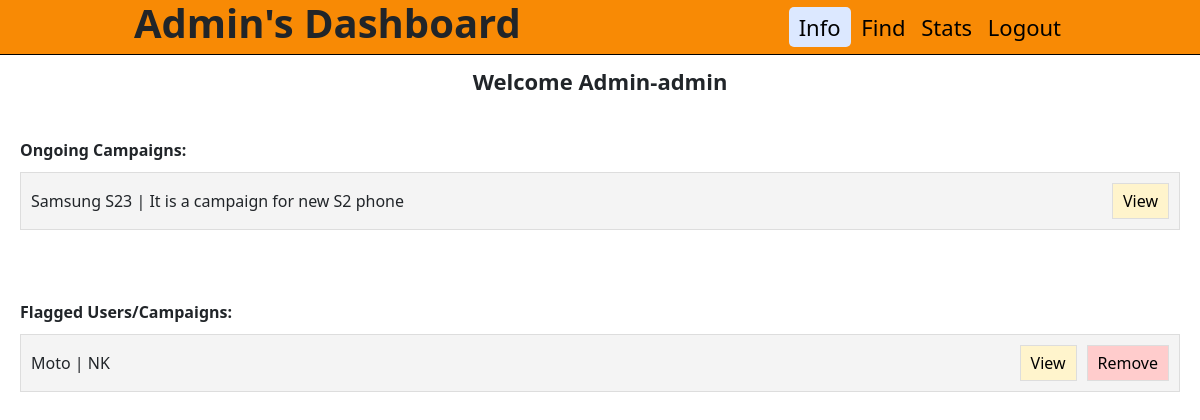
Before: /admindashboard (signed in) with the older database file.
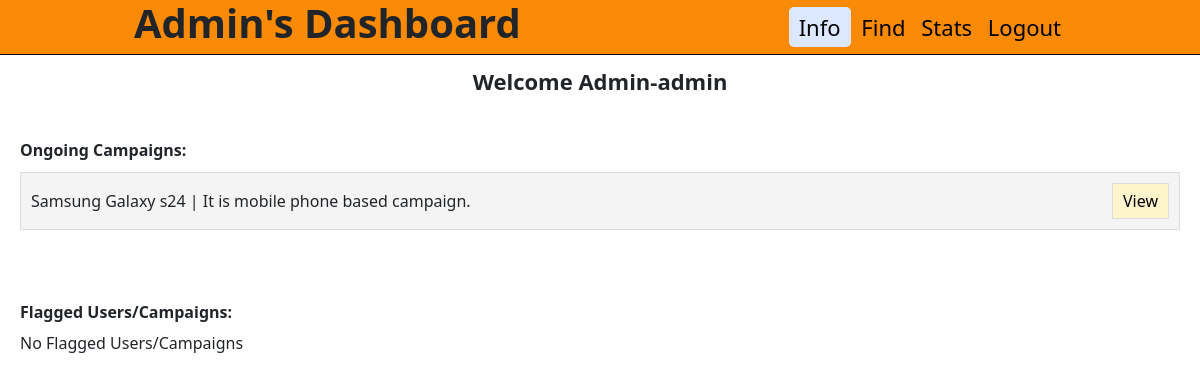
After: the same page with the newer database file.
### backend/models.py (models this page shows)
class Campaign_Info(db.Model):
    __tablename__="campaign_info"
    id=db.Column(db.Integer,primary_key=True)
    name=db.Column(db.String,nullable=False)
    description=db.Column(db.String,nullable=False)
    start_date=db.Column(db.String,nullable=False)
    end_date=db.Column(db.String,nullable=False)
    budget=db.Column(db.String,nullable=False)
    visibility=db.Column(db.String,nullable=False,default="private")
    goals=db.Column(db.String,nullable=False)
    sponsor_id=db.Column(db.Integer,db.ForeignKey("sponsor_info.id"),nullable=False)
    adrequest_info=db.relationship("Adrequest_Info",backref="campaign_info")
    flagged=db.Column(db.String,nullable=False,default="NO")

class Sponsor_Info(db.Model):
      __tablename__="sponsor_info"
      id=db.Column(db.Integer,primary_key=True)
      user_name=db.Column(db.String,unique=True,nullable=False)
      password=db.Column(db.String,nullable=False)
      industry=db.Column(db.String,nullable=False)
      role=db.Column(db.Integer,nullable=False,default=2)
      campaign_info=db.relationship("Campaign_Info",backref="sponsor_info")
      flagged=db.Column(db.String,nullable=False,default="NO")

### backend/controllers.py (the view)
@app.route("/admindashboard", methods=["GET", "POST"])
def admindashboard():
    if 'admin' not in session:
        return redirect(url_for('adminlogin'))
    uname = session.get('admin')
    campaigns = fetch_campaigns()
    flagged_campaigns = Campaign_Info.query.filter_by(flagged="YES").all()
    flagged_influencers = Influencer_Info.query.filter_by(flagged="YES").all()
    flagged_sponsors = Sponsor_Info.query.filter_by(flagged="YES").all()
    flagged_list = {}
    for campaign in flagged_campaigns:
        flagged_list[f"campaign_{campaign.id}"] = [
            "campaign", campaign.name, campaign.sponsor_info.user_name, campaign.description,
            campaign.start_date, campaign.end_date, campaign.budget, campaign.visibility, campaign.goals
        ]
    for influencer in flagged_influencers:
        flagged_list[f"influencer_{influencer.id}"] = [
            "influencer", influencer.user_name, influencer.platform, influencer.Followers
        ]
    for sponsor in flagged_sponsors:
        flagged_list[f"sponsor_{sponsor.id}"] = [
            "sponsor", sponsor.user_name, sponsor.industry
        ]
    return render_template(
        "admindashboard.html",
        user=uname,
        campaigns=campaigns,
        flagged=flagged_list
    )

### backend/controllers.py (called while the page is built)
def calculate_progress(start_date, end_date):
    start = datetime.strptime(start_date, "%d-%m-%y")
    end = datetime.strptime(end_date, "%d-%m-%y")
    now = datetime.now()
    if now < start:
        return 0
    elif now > end:
        return 100
    else:
        total_duration = (end - start).days
        elapsed_duration = (now - start).days
        progress = (elapsed_duration / total_duration) * 100
        return int(progress)

def fetch_campaigns():
    campaigns = Campaign_Info.query.filter_by(flagged="NO").all()
    campaign_list = {}
    for campaign in campaigns:
        progress = calculate_progress(campaign.start_date, campaign.end_date)
        campaign_list[campaign.id] = {
            'name': campaign.name,
            'progress': f"Progress {progress}%",
            'description': campaign.description,
            'start_date': campaign.start_date,
            'end_date': campaign.end_date,
            'budget': campaign.budget,
            'visibility':campaign.visibility,
            'goals':campaign.goals,
            'sponsor_name':campaign.sponsor_info.user_name
        }
    return campaign_list

### templates/admindashboard.html (shortened to what this page needs)
<!DOCTYPE html>
<html lang="en">
<head>
    <link rel="stylesheet" href="/static/style.css">
    <link href="https://cdn.jsdelivr.net/npm/bootstrap@5.0.2/dist/css/bootstrap.min.css" rel="stylesheet">
</head>
<body >
    <header>
        <nav class="navigation">
            <h1 id="admindash"><b>Admin's Dashboard</b></h1>
            <div id="admin_button">
                <a href="#" id="active" class="bt">Info</a>
                <a href="/adminsearch" class="bt">Find</a>
                <a href="#" class="bt">Stats</a>
                <a href="/adminlogin" class="bt">Logout</a>
            </div>
        </nav>
    </header>
    <div class="greet">Welcome Admin-{{user}}</div>
    <div class="container-unique">
        <div class="section-title-unique">Ongoing Campaigns:</div>
        {% if campaigns %}
            {% for key, values in campaigns.items() %}
                <div class="item-unique">
                    <div>{{ values['name'] }} | {{ values['description'] }}</div>
                    <button type="button" class="view-unique" data-bs-toggle="modal" data-bs-target="#campaignModal{{ key }}">View</button>
                </div>
            {% endfor %}
        {% else %}
            <h6>No Ongoing Campaigns</h6>
        {% endif %}
    </div>
    <div class="container-unique">
        <div class="section-title-unique">Flagged Users/Campaigns:</div>
        {% if flagged %}
            {% for key, values in flagged.items() %}
                <div class="item-unique">
                    {% if values[0] == "campaign" %}
                        <div>{{ values[1] }} | {{ values[2] }}</div>
                        <div>
                            <button type="button" class="view-unique" data-bs-toggle="modal" data-bs-target="#flaggedModal{{ key }}">View</button>
                            <form action="{{ url_for('unflag_item', item_type=values[0], item_id=key.split('_')[1]) }}" method="POST" style="display: inline;">
                              <button type="submit" class="remove-unique">Remove</button>
                          </form>
                        </div>
                    {% endif %}
                </div>
            {% endfor %}
        {% else %}
            <h6>No Flagged Users/Campaigns</h6>
        {% endif %}
    </div>
</body>
</html>

Changed rows visible on the page:
removed Campaign_Info: name "Moto"
no longer on this page (row edited): Sponsor_Info: user_name "NK"
Other visible differences:
new list line: "Samsung Galaxy s24 It is mobile phone based campaign."
new list line: "| View"
text now shown: "No Flagged Users/Campaigns"
list line gone: "Samsung S23 It is a campaign for new S2 phone"
list line gone: "| View"
list line gone: "| View Remove"
